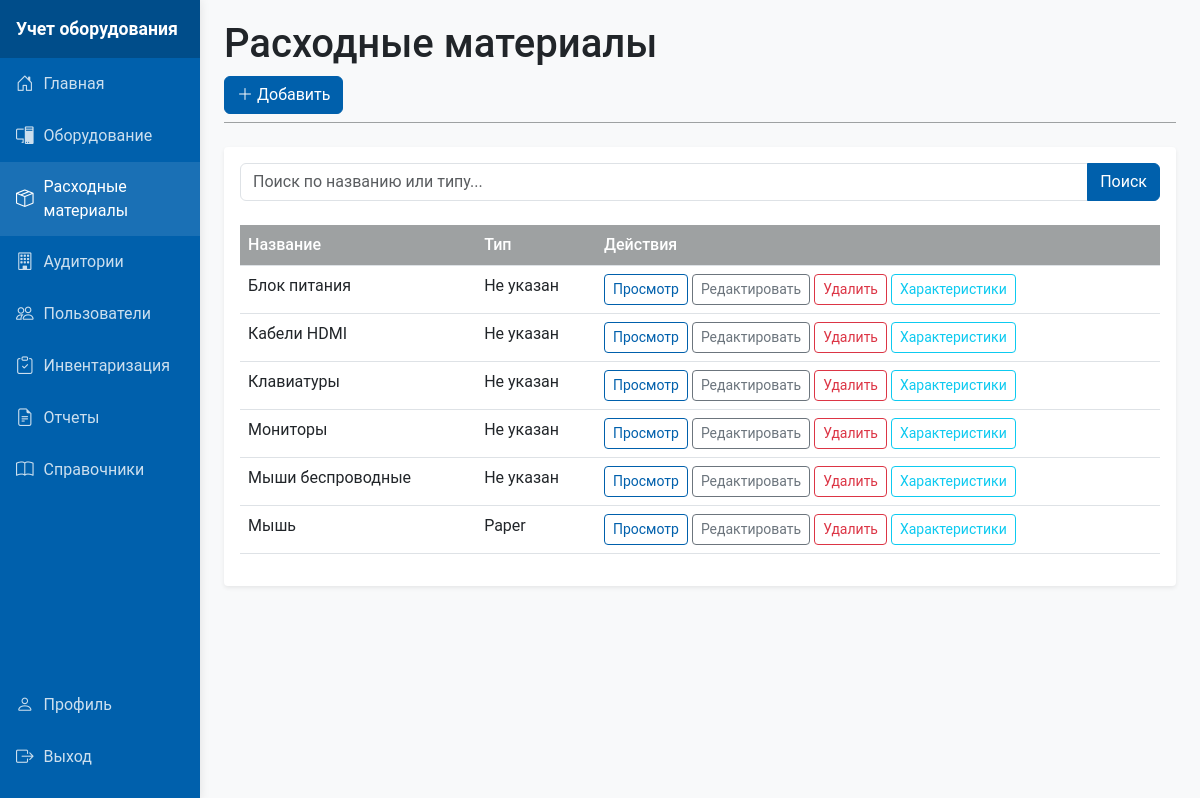
/templates/consumables/index.php (signed in), run on the app's committed database.
### tables this page shows
CREATE TABLE `consumables` (
  `id` int NOT NULL,
  `name` varchar(100) NOT NULL,
  `description` text,
  `receipt_date` date DEFAULT NULL,
  `photo_path` varchar(255) DEFAULT NULL,
  `responsible_user_id` int DEFAULT NULL,
  `temp_responsible_user_id` int DEFAULT NULL,
  `type_id` int DEFAULT NULL,
  `equipment_id` int DEFAULT NULL,
  `created_at` timestamp NULL DEFAULT CURRENT_TIMESTAMP,
  `updated_at` timestamp NULL DEFAULT CURRENT_TIMESTAMP ON UPDATE CURRENT_TIMESTAMP,
  `cost` decimal(10,2) DEFAULT NULL
);

CREATE TABLE `reference_items` (
  `id` int NOT NULL,
  `type` enum('direction','status','equipment_type','consumable_type','developer') NOT NULL,
  `name` varchar(100) NOT NULL,
  `description` text,
  `created_at` timestamp NULL DEFAULT CURRENT_TIMESTAMP,
  `updated_at` timestamp NULL DEFAULT CURRENT_TIMESTAMP ON UPDATE CURRENT_TIMESTAMP
);

### models/Consumable.php (called while the page is built, shortened)
<?php
class Consumable {
    private $conn;
    private $table = 'consumables';
    public function __construct($db) {
        $this->conn = $db;
    }
    public function getAll($search = '') {
        $query = "SELECT c.*,
                  t.name as type_name,
                  e.name as equipment_name,
                  CONCAT(u.last_name, ' ', u.first_name) as responsible_name
                 FROM {$this->table} c
                 LEFT JOIN reference_items t ON c.type_id = t.id AND t.type = 'consumable_type'
                 LEFT JOIN equipment e ON c.equipment_id = e.id
                 LEFT JOIN users u ON c.responsible_user_id = u.id";
        $params = [];
        $query .= " ORDER BY c.name";
        $stmt = $this->conn->prepare($query);
        $stmt->execute();
        return $stmt;
    }
}
?>

### templates/consumables/index.php (the view, shortened to what this page needs)
<?php
require_once '../../includes/header.php';
require_once '../../models/Consumable.php';
$db = (new Database())->connect();
$consumable = new Consumable($db);
$search = $_GET['search'] ?? '';
$consumables = $consumable->getAll($search);
$page_title = "Расходные материалы";
?>
<div class="content-header">
    <h1><?= htmlspecialchars($page_title) ?></h1>
    <div>
        <a href="create.php" class="btn btn-primary">
            <i class="bi bi-plus-lg"></i> Добавить
        </a>
    </div>
</div>
<div class="card">
    <div class="card-body">
        <form method="GET" class="mb-4">
            <div class="input-group">
                <input type="text" class="form-control" name="search"
                       placeholder="Поиск по названию или типу..." value="<?= htmlspecialchars($search) ?>">
                <button class="btn btn-primary" type="submit">Поиск</button>
            </div>
        </form>
        <table class="table table-hover">
            <thead>
                <tr>
                    <th>Название</th>
                    <th>Тип</th>
                    <th>Действия</th>
                </tr>
            </thead>
            <tbody>
                <?php while($row = $consumables->fetch(PDO::FETCH_ASSOC)): ?>
                <tr>
                    <td><?= htmlspecialchars($row['name']) ?></td>
                    <td><?= htmlspecialchars($row['type_name'] ?? 'Не указан') ?></td>
                    <td>
                        <a href="view.php?id=<?= $row['id'] ?>" class="btn btn-sm btn-outline-primary">Просмотр</a>
                        <a href="edit.php?id=<?= $row['id'] ?>" class="btn btn-sm btn-outline-secondary">Редактировать</a>
                        <a href="delete.php?id=<?= $row['id'] ?>" class="btn btn-sm btn-outline-danger"
                           onclick="return confirm('Удалить этот расходник?')">Удалить</a>
                        <a href="characteristics/index.php?consumable_id=<?= $row['id'] ?>"
                           class="btn btn-sm btn-outline-info">Характеристики</a>
                    </td>
                </tr>
                <?php endwhile; ?>
            </tbody>
        </table>
    </div>
</div>
<?php require_once '../../includes/footer.php'; ?>

### assets/css/style.css (style rules this page uses)
:root { --primary: #0060AC; --secondary: #E41613; --light-gray: #9EA1A2; --dark-gray: #666; --light: #f8f9fa; --white: #fff; }
body { font-family: 'Roboto', Arial, sans-serif; background-color: var(--light); }
.content-header { margin-bottom: 1.5rem; border-bottom: 1px solid var(--light-gray); padding-bottom: 0.5rem; }
.card { box-shadow: 0 0.125rem 0.25rem rgba(0, 0, 0, 0.075); border-radius: 0.25rem; margin-bottom: 1.5rem; border: none; }
.table { background-color: var(--white); }
.table th { background-color: var(--light-gray); color: var(--white); font-weight: 500; }
.btn-primary { background-color: var(--primary); border-color: var(--primary); }
.btn-outline-primary { color: var(--primary); border-color: var(--primary); }

### data on the page
consumables: name "Блок питания", type_name "Не указан"
consumables: name "Кабели HDMI", type_name "Не указан"
consumables: name "Клавиатуры", type_name "Не указан"
consumables: name "Мониторы", type_name "Не указан"
consumables: name "Мыши беспроводные", type_name "Не указан"
consumables: name "Мышь", type.name "Paper"

### other printed values
$page_title "Расходные материалы"
